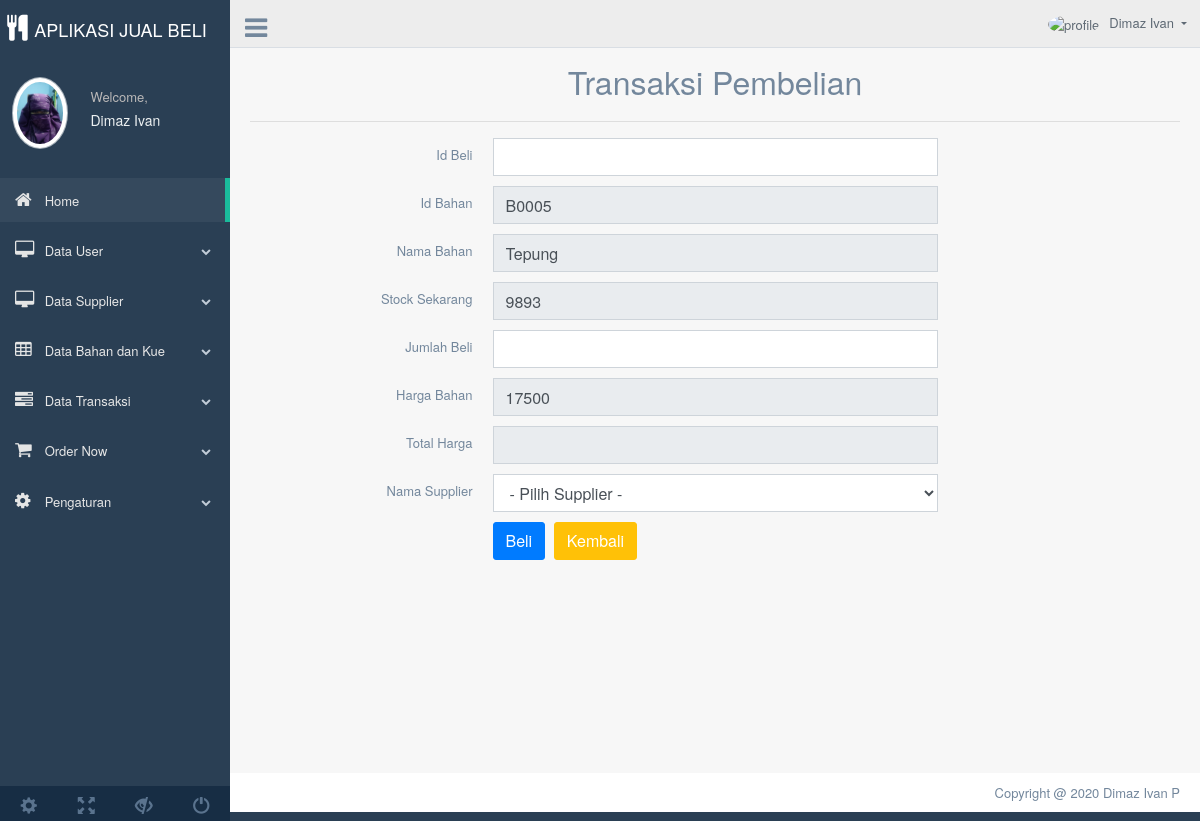
The page /Uas_Pweb/Index.php?page=Beli_Bahan&Id_Bahan=B0005 (signed in) on the database its author committed.
### tables this page shows
CREATE TABLE `inventory` (
  `Id_Bahan` varchar(5) NOT NULL,
  `Nama_Bahan` varchar(50) NOT NULL,
  `Jumlah_Stock` int(11) NOT NULL,
  `Harga_Bahan` int(11) NOT NULL
);

### Uas_Pweb/Control/Beli_Bahan.php (the view, shortened to what this page needs)
<?php include('Koneksi.php'); ?>
<div class="container" style="margin-top:20px">
	<center>
		<font size="6">Transaksi Pembelian</font>
	</center>
	<hr>
	<?php
	if (isset($_GET['Id_Bahan'])) {
		$Id_Bahan = $_GET['Id_Bahan'];
		$select = mysqli_query($conn, "SELECT * FROM Inventory WHERE Id_Bahan='$Id_Bahan'") or die(mysqli_error($conn));
		if (mysqli_num_rows($select) == 0) {
			echo '<div class="alert alert-warning">Id Bahan tidak ditemukan.</div>';
			exit();
		} else {
			$data = mysqli_fetch_assoc($select);
		}
	}
	?>
	<form action="Index.php?page=Beli_Bahan&Id_Bahan=<?php echo $Id_Bahan; ?>" method="post">
		<div class="item form-group">
			<label class="col-form-label col-md-3 col-sm-3 label-align">Id Beli</label>
			<div class="col-md-6 col-sm-6">
				<input type="text" name="Id_Beli" class="form-control" size="4" required>
			</div>
		</div>
		<div class="item form-group">
			<label class="col-form-label col-md-3 col-sm-3 label-align">Id Bahan</label>
			<div class="col-md-6 col-sm-6">
				<input type="text" name="Id_Bahan" class="form-control" size="4" value="<?php echo $data['Id_Bahan'] ?>" readonly required>
			</div>
		</div>
		<div class="item form-group">
			<label class="col-form-label col-md-3 col-sm-3 label-align">Nama Bahan</label>
			<div class="col-md-6 col-sm-6">
				<input type="text" name="Nama_Bahan" class="form-control" value="<?php echo $data['Nama_Bahan']; ?>" readonly required>
			</div>
		</div>
		<div class="item form-group">
			<label class="col-form-label col-md-3 col-sm-3 label-align">Stock Sekarang</label>
			<div class="col-md-6 col-sm-6">
				<input type="text" name="Jumlah_Stock" class="form-control" value="<?php echo $data['Jumlah_Stock']; ?>" readonly required>
			</div>
		</div>
		<div class="item form-group">
			<label class="col-form-label col-md-3 col-sm-3 label-align">Jumlah Beli</label>
			<div class="col-md-6 col-sm-6">
				<input type="number" name="Jumlah_Beli" id="jumlah" onkeyup="totalharga()" class="form-control" required>
			</div>
		</div>
		<div class="item form-group">
			<label class="col-form-label col-md-3 col-sm-3 label-align">Harga Bahan</label>
			<div class="col-md-6 col-sm-6">
				<input type="number" name="Harga_Bahan" id="harga" class="form-control" value="<?php echo $data['Harga_Bahan']; ?>" readonly required>
			</div>
		</div>
		<div class="item form-group">
			<label class="col-form-label col-md-3 col-sm-3 label-align">Total Harga</label>
			<div class="col-md-6 col-sm-6">
				<input type="number" name="Total_Harga" id="total" class="form-control" readonly required>
			</div>
		</div>
		<div class="item form-group">
			<label class="col-form-label col-md-3 col-sm-3 label-align">Nama Supplier</label>
			<div class="col-md-6 col-sm-6">
				<select name="Nama_Supplier" class="form-control" required>
					<option value="0">- Pilih Supplier -</option>
				</select>
			</div>
		</div>
		<div class="item form-group">
			<div class="col-md-6 col-sm-6 offset-md-3">
				<input type="submit" name="submit" class="btn btn-primary" value="Beli">
				<a href="Index.php?page=Tampil_Bahan" class="btn btn-warning">Kembali</a>
			</div>
		</div>
	</form>
</div>

### rows shown on the page
inventory: Id_Bahan "B0005", Nama_Bahan "Tepung", Jumlah_Stock "9893", Harga_Bahan "17500"
